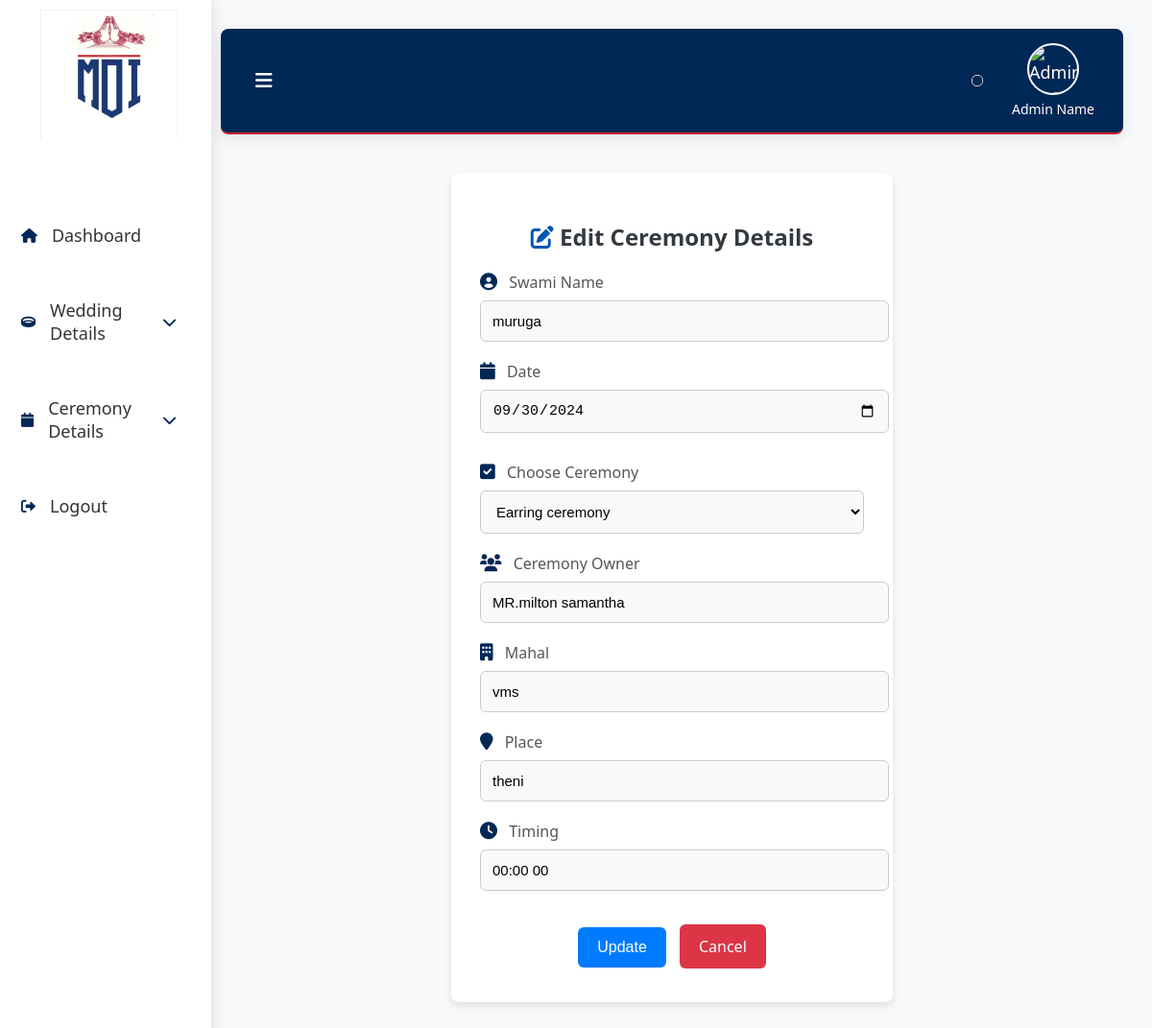
Screenshot of /function_edit.php?id=6 (signed in) with the database file from the repository.
### tables this page shows
CREATE TABLE `ceremony` (
  `id` int(11) NOT NULL,
  `swaminame` varchar(225) NOT NULL,
  `date` date NOT NULL DEFAULT current_timestamp(),
  `ceremony` varchar(225) NOT NULL,
  `ceremonyowner` varchar(225) NOT NULL,
  `mahal` varchar(225) NOT NULL,
  `place` varchar(225) NOT NULL,
  `timing` time NOT NULL
);

### function_edit.php (the view, shortened to what this page needs)
<?php
include('db.php');
if (isset($_GET['id']) && !empty($_GET['id'])) {
    $id = $con->real_escape_string($_GET['id']);
    $sql = "SELECT * FROM ceremony WHERE id='$id'";
    $result = $con->query($sql);
    if ($result && $result->num_rows > 0) {
        $row = $result->fetch_assoc();
        $swaminame = $row['swaminame'];
        $ceremony = $row['ceremony'];
        $ceremonyowner = $row['ceremonyowner'];
        $date = $row['date'];
        $mahal = $row['mahal'];
        $place = $row['place'];
        $timing = $row['timing'];
        list($hours, $minutes_ampm) = explode(':', $timing);
        $minutes = substr($minutes_ampm, 0, 2);
        $ampm = strtoupper(substr($minutes_ampm, -2));
    } else {
        echo "<p>Record not found.</p>";
        exit;
    }
} else {
    echo "<p>Invalid ID.</p>";
    exit;
}
?>
<!DOCTYPE html>
<html lang="en">
<head>
    <link rel="stylesheet" href="https://cdnjs.cloudflare.com/ajax/libs/font-awesome/6.0.0-beta3/css/all.min.css">
    <link rel="stylesheet" href="https://cdnjs.cloudflare.com/ajax/libs/bootstrap-icons/1.10.5/font/bootstrap-icons.min.css">
</head>
<body>
    <div class="sidebar">
        <div class="logo">
            <img src="asset/image/img/e11b7541-268d-43bd-8658-22c2cb761d9d.jfif" alt="Logo">
        </div>
        <ul>
        <li><a href="dashboard.php" class="active"><i class="fa fa-home" aria-hidden="true"></i> <span class="trans" data-en="Dashboard">Dashboard</span></a></li>
            <li class="dropdown">
                <a href="#" id="weddingDetailsToggle"><i class="fa fa-ring"></i><span class="trans" data-en="Wedding Details">Wedding Details</span><i class="fa fa-chevron-down"></i></a>
            </li>
            <li class="dropdown">
                <a href="#" id="ceremonyDetailsToggle"><i class="fa fa-calendar"></i><span class="trans" data-en="Ceremony Details">Ceremony Details</span><i class="fa fa-chevron-down"></i></a>
            </li>
            <li><a href="logout.php"><i class="fas fa-sign-out-alt"></i> Logout</a></li>
        </ul>
    </div>
    <div class="main-content">
        <div class="header">
            <div class="header-left">
                <button class="toggle-btn" id="toggleBtn"><i class="fas fa-bars"></i></button>
           </div>
            <div class="header-right">
            <div id="google_translate_element"></div>
                <div class="admin-info">
                    <img src="https://cdn.vectorstock.com/i/500p/30/97/flat-business-man-user-profile-avatar-icon-vector-4333097.avif" alt="Admin Image" class="admin-image">
                    <div class="admin-name">Admin Name</div>
                </div>
            </div>
        </div>
        <div class="form-container">
        <h2>  <i class="fa fa-edit" aria-hidden="true"></i> Edit Ceremony Details</h2>
        <form id="functionForm" action="function_edit.php?id=<?php echo htmlspecialchars($id); ?>" method="post">
            <div class="form-section">
                <div class="form-group">
                    <label for="swaminame"><i class="fa fa-user-circle" aria-hidden="true"></i> Swami Name</label>
                    <input type="text" id="swaminame" name="swaminame" value="<?php echo htmlspecialchars($swaminame); ?>" required>
                </div>
                <div class="form-group">
                    <label for="date"><i class="fa fa-calendar" aria-hidden="true"></i> Date</label>
                    <input type="date" id="date" name="date" value="<?php echo htmlspecialchars($date); ?>" required>
                </div>
            </div>
            <div class="form-section">
    <div class="form-group">
                    <label for="ceremony"><i class="fa fa-check-square" aria-hidden="true"></i> Choose Ceremony</label>
                    <select id="ceremony" name="ceremony" required>
                        <option value="earring ceremony" <?php echo $ceremony === 'earring ceremony' ? 'selected' : ''; ?>>Earring ceremony</option>
                    </select>
                </div>
                <div class="form-group">
                    <label for="ceremonyowner"><i class="fa fa-users" aria-hidden="true"></i> Ceremony Owner</label>
                    <input type="text" id="ceremonyowner" name="ceremonyowner" value="<?php echo htmlspecialchars($ceremonyowner); ?>" placeholder="Enter ceremony owner name" required>
                </div>
                <div class="form-group">
                    <label for="mahal"><i class="fa fa-building" aria-hidden="true"></i> Mahal</label>
                    <input type="text" id="mahal" name="mahal" value="<?php echo htmlspecialchars($mahal); ?>" placeholder="Enter mahal">
                </div>
                <div class="form-group">
                    <label for="place"><i class="fa fa-map-marker" aria-hidden="true"></i> Place</label>
                    <input type="text" id="place" name="place" value="<?php echo htmlspecialchars($place); ?>" placeholder="Enter place">
                </div>
                <div class="form-group">
                    <label for="timing"><i class="fa fa-clock" aria-hidden="true"></i> Timing</label>
                    <input type="text" id="timing" name="timing" value="<?php echo htmlspecialchars($hours . ':' . $minutes . ' ' . $ampm); ?>" placeholder="Enter timing">
                </div>
            </div>
            <div class="form-actions">
                <button type="submit" class="submit-btn">Update</button>
                <a href="functiondisplay.php" class="cancel-btn">Cancel</a>
            </div>
        </form>
    </div>
</body>
</html>

### function_edit.php (style rules this page uses)
body { margin: 0; padding: 0; font-family: 'Segoe UI', Tahoma, Geneva, Verdana, sans-serif; background: #f8f9fa; color: #343a40; display: flex; height: 100vh; overflow: hidden; animation: fadeIn 1s ease-in-out; }
.sidebar { width: 200px; background-color: #ffffff; padding: 10px; display: flex; flex-direction: column; justify-content: space-between; position: fixed; height: 100vh; box-shadow: 2px 0 15px rgba(0, 0, 0, 0.1); transition: transform 0.3s ease-in-out; z-index: 1000; overflow-y: auto; }
.main-content { flex: 1; margin-left: 200px; padding: 30px; display: flex; flex-direction: column; overflow-y: auto; transition: margin-left 0.3s ease-in-out; animation: fadeInUp 0.7s ease-in-out; }
.sidebar i { color: #002856; }
.sidebar ul { list-style: none; padding: 0; margin: 0; flex: 1; display: flex; flex-direction: column; margin-top: 30px; }
.sidebar ul li { margin: 15px 0; position: relative; }
.sidebar ul li a { color: #333; text-decoration: none; display: flex; align-items: center; font-size: 18px; padding: 12px; border-radius: 8px; transition: background-color 0.3s ease, color 0.3s ease; }
.sidebar ul li i { margin-right: 15px; font-size: 15px; }
.header { background: linear-gradient(90deg, #002856, #002856); padding: 15px 30px; color: #FFFFFF; font-size: 18px; border-bottom: 2px solid #D21F2D; display: flex; align-items: center; justify-content: space-between; border-radius: 8px; box-shadow: 0 4px 15px rgba(0, 0, 0, 0.1); position: relative; }
.header .header-left { display: flex; align-items: center; flex: 1; }
.header .header-left .toggle-btn { background: none; border: none; color: #FFFFFF; font-size: 20px; cursor: pointer; margin-right: 20px; }
.header .header-right { display: flex; align-items: center; }
.admin-info { display: flex; flex-direction: column; align-items: center; color: #FFFFFF; margin-left: 20px; }
.admin-image { width: 50px; height: 50px; border-radius: 50%; object-fit: cover; border: 2px solid #FFFFFF; margin-bottom: 5px; }
.admin-name { font-size: 14px; color: #FFFFFF; }
.logo { display: flex; justify-content: center; margin-bottom: 30px; }
.logo img { width: 150px; height: auto; }
.form-container { margin: 40px auto; padding: 30px; max-width: 400px; width: 80%; background-color: #ffffff; border-radius: 8px; box-shadow: 0 4px 8px rgba(0, 0, 0, 0.1); }
.form-container h2 { text-align: center; margin-bottom: 20px; color:(90deg, #002856, #002856); font-size: 24px; font-weight: 600; }
.form-container h2 i { color: #0056b3; }
.form-section { margin-bottom: 30px; }
.form-group { margin-bottom: 20px; }
.form-group i { color: #002856; margin-right: 8px; font-size: 18px; }
.form-group label { display: block; font-weight: 500; margin-bottom: 8px; color: #555555; }
.form-group input, .form-group select { width: 100%; padding: 12px; font-size: 15px; border: 1px solid #cccccc; border-radius: 6px; background-color: #f9f9f9; transition: border-color 0.3s, box-shadow 0.3s; }
.form-actions { text-align: center; }
.submit-btn, .cancel-btn { display: inline-block; padding: 12px 20px; border: none; border-radius: 6px; cursor: pointer; font-size: 16px; text-align: center; text-decoration: none; margin: 5px; transition: background-color 0.3s, box-shadow 0.3s, transform 0.3s; }
.submit-btn { background-color: #007bff; color: #ffffff; }
.cancel-btn { background-color: #dc3545; color: #ffffff; }
#google_translate_element { margin: 10px; padding: 5px; border: 1px solid #ccc; border-radius: 5px; background: linear-gradient(90deg, #002856, #002856); box-shadow: 0 2px 5px rgba(0, 0, 0, 0.1); font-family: Arial, sans-serif; text-align: center; }
@media (min-width: 769px) { .sidebar { width: 200px; } }
@media (min-width: 769px) { .main-content { margin-left: 200px; padding: 30px; } }
@media (min-width: 769px) { .header { font-size: 18px; padding: 15px 30px; } }
@media (min-width: 769px) { .form-container { padding: 30px; max-width: 400px; } }
@media (min-width: 769px) { .submit-btn, .cancel-btn { font-size: 16px; padding: 12px 20px; } }

### rows the page displays
ceremony: swaminame "muruga", date "09/30/2024", ceremony "Earring ceremony", ceremonyowner "MR.milton samantha", mahal "vms", place "theni"
